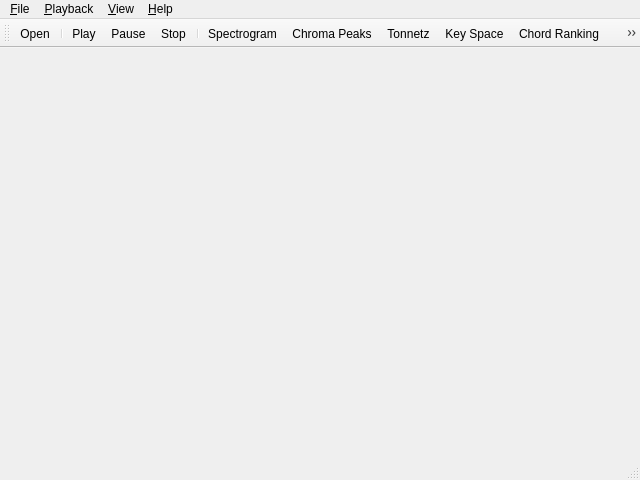
<ui version="4.0" >
 <class>MainWindow</class>
 <widget class="QMainWindow" name="MainWindow" >
  <property name="geometry" >
   <rect>
    <x>0</x>
    <y>0</y>
    <width>640</width>
    <height>480</height>
   </rect>
  </property>
  <property name="sizePolicy" >
   <sizepolicy vsizetype="Preferred" hsizetype="Preferred" >
    <horstretch>0</horstretch>
    <verstretch>0</verstretch>
   </sizepolicy>
  </property>
  <property name="windowTitle" >
   <string>Chordata</string>
  </property>
  <property name="windowIcon" >
   <iconset resource="images.qrc" >
    <normaloff>:/icons/images/segmentation.svg</normaloff>:/icons/images/segmentation.svg</iconset>
  </property>
  <widget class="QWidget" name="centralwidget" />
  <widget class="QMenuBar" name="menubar" >
   <property name="geometry" >
    <rect>
     <x>0</x>
     <y>0</y>
     <width>640</width>
     <height>31</height>
    </rect>
   </property>
   <widget class="QMenu" name="menuFile" >
    <property name="title" >
     <string>&amp;File</string>
    </property>
    <widget class="QMenu" name="menuOpenRecent" >
     <property name="title" >
      <string>Open &amp;recent</string>
     </property>
    </widget>
    <addaction name="fileOpenAction" />
    <addaction name="menuOpenRecent" />
    <addaction name="separator" />
    <addaction name="fileExitAction" />
   </widget>
   <widget class="QMenu" name="menuPlayback" >
    <property name="title" >
     <string>&amp;Playback</string>
    </property>
    <addaction name="playbackPlayAction" />
    <addaction name="playbackPauseAction" />
    <addaction name="playbackStopAction" />
   </widget>
   <widget class="QMenu" name="menu_View" >
    <property name="title" >
     <string>&amp;View</string>
    </property>
    <addaction name="viewSpectrogramAction" />
    <addaction name="viewChromaPeaksAction" />
    <addaction name="viewTonnetzAction" />
    <addaction name="viewKeySpaceAction" />
    <addaction name="viewChordRankingAction" />
    <addaction name="viewSegmentationAction" />
    <addaction name="viewPianoAction" />
   </widget>
   <widget class="QMenu" name="menu_Help" >
    <property name="title" >
     <string>&amp;Help</string>
    </property>
    <addaction name="helpOnlineTutorialAction" />
    <addaction name="helpWhatsThisAction" />
    <addaction name="helpAboutAction" />
   </widget>
   <addaction name="menuFile" />
   <addaction name="menuPlayback" />
   <addaction name="menu_View" />
   <addaction name="menu_Help" />
  </widget>
  <widget class="QStatusBar" name="statusbar" />
  <widget class="QToolBar" name="toolBar" >
   <property name="windowTitle" >
    <string>toolBar</string>
   </property>
   <attribute name="toolBarArea" >
    <enum>TopToolBarArea</enum>
   </attribute>
   <attribute name="toolBarBreak" >
    <bool>false</bool>
   </attribute>
   <addaction name="fileOpenAction" />
   <addaction name="separator" />
   <addaction name="playbackPlayAction" />
   <addaction name="playbackPauseAction" />
   <addaction name="playbackStopAction" />
   <addaction name="separator" />
   <addaction name="viewSpectrogramAction" />
   <addaction name="viewChromaPeaksAction" />
   <addaction name="viewTonnetzAction" />
   <addaction name="viewKeySpaceAction" />
   <addaction name="viewChordRankingAction" />
   <addaction name="viewSegmentationAction" />
   <addaction name="viewPianoAction" />
   <addaction name="separator" />
   <addaction name="helpOnlineTutorialAction" />
   <addaction name="helpWhatsThisAction" />
  </widget>
  <action name="fileOpenAction" >
   <property name="icon" >
    <iconset resource="images.qrc" >
     <normaloff>:/icons/images/fileopen.png</normaloff>:/icons/images/fileopen.png</iconset>
   </property>
   <property name="text" >
    <string>&amp;Open</string>
   </property>
   <property name="statusTip" >
    <string>Open a song</string>
   </property>
   <property name="shortcut" >
    <string>Ctrl+O</string>
   </property>
  </action>
  <action name="fileExitAction" >
   <property name="icon" >
    <iconset resource="images.qrc" >
     <normaloff>:/icons/images/exit.png</normaloff>:/icons/images/exit.png</iconset>
   </property>
   <property name="text" >
    <string>E&amp;xit</string>
   </property>
   <property name="shortcut" >
    <string>Ctrl+Q</string>
   </property>
  </action>
  <action name="playbackPlayAction" >
   <property name="icon" >
    <iconset resource="images.qrc" >
     <normaloff>:/icons/images/player_play.png</normaloff>:/icons/images/player_play.png</iconset>
   </property>
   <property name="text" >
    <string>Play</string>
   </property>
   <property name="shortcut" >
    <string>Space</string>
   </property>
  </action>
  <action name="playbackStopAction" >
   <property name="icon" >
    <iconset resource="images.qrc" >
     <normaloff>:/icons/images/player_stop.png</normaloff>:/icons/images/player_stop.png</iconset>
   </property>
   <property name="text" >
    <string>Stop</string>
   </property>
   <property name="shortcut" >
    <string>Esc</string>
   </property>
  </action>
  <action name="playbackPauseAction" >
   <property name="icon" >
    <iconset resource="images.qrc" >
     <normaloff>:/icons/images/player_pause.png</normaloff>:/icons/images/player_pause.png</iconset>
   </property>
   <property name="text" >
    <string>Pause</string>
   </property>
  </action>
  <action name="helpOnlineTutorialAction" >
   <property name="icon" >
    <iconset resource="images.qrc" >
     <normaloff>:/icons/images/help.png</normaloff>:/icons/images/help.png</iconset>
   </property>
   <property name="text" >
    <string>Online &amp;tutorial</string>
   </property>
   <property name="shortcut" >
    <string>F1</string>
   </property>
  </action>
  <action name="helpWhatsThisAction" >
   <property name="icon" >
    <iconset resource="images.qrc" >
     <normaloff>:/icons/images/contexthelp.png</normaloff>:/icons/images/contexthelp.png</iconset>
   </property>
   <property name="text" >
    <string>&amp;What's this</string>
   </property>
   <property name="shortcut" >
    <string>Shift+F1</string>
   </property>
  </action>
  <action name="helpAboutAction" >
   <property name="text" >
    <string>&amp;About</string>
   </property>
  </action>
  <action name="viewChromaPeaksAction" >
   <property name="checkable" >
    <bool>true</bool>
   </property>
   <property name="icon" >
    <iconset resource="images.qrc" >
     <normaloff>:/icons/images/polarchromapeaks.svg</normaloff>:/icons/images/polarchromapeaks.svg</iconset>
   </property>
   <property name="text" >
    <string>Chroma &amp;Peaks</string>
   </property>
  </action>
  <action name="viewTonnetzAction" >
   <property name="checkable" >
    <bool>true</bool>
   </property>
   <property name="icon" >
    <iconset resource="images.qrc" >
     <normaloff>:/icons/images/tonnetz.svg</normaloff>:/icons/images/tonnetz.svg</iconset>
   </property>
   <property name="text" >
    <string>&amp;Tonnetz</string>
   </property>
  </action>
  <action name="viewKeySpaceAction" >
   <property name="checkable" >
    <bool>true</bool>
   </property>
   <property name="icon" >
    <iconset resource="images.qrc" >
     <normaloff>:/icons/images/keyspace.svg</normaloff>:/icons/images/keyspace.svg</iconset>
   </property>
   <property name="text" >
    <string>&amp;Key Space</string>
   </property>
  </action>
  <action name="viewChordRankingAction" >
   <property name="checkable" >
    <bool>true</bool>
   </property>
   <property name="icon" >
    <iconset resource="images.qrc" >
     <normaloff>:/icons/images/chordranking.svg</normaloff>:/icons/images/chordranking.svg</iconset>
   </property>
   <property name="text" >
    <string>Chord &amp;Ranking</string>
   </property>
  </action>
  <action name="viewSegmentationAction" >
   <property name="checkable" >
    <bool>true</bool>
   </property>
   <property name="icon" >
    <iconset resource="images.qrc" >
     <normaloff>:/icons/images/segmentation.svg</normaloff>:/icons/images/segmentation.svg</iconset>
   </property>
   <property name="text" >
    <string>&amp;Segmentation</string>
   </property>
  </action>
  <action name="viewSpectrogramAction" >
   <property name="checkable" >
    <bool>true</bool>
   </property>
   <property name="icon" >
    <iconset resource="images.qrc" >
     <normaloff>:/icons/images/spectrogram.svg</normaloff>:/icons/images/spectrogram.svg</iconset>
   </property>
   <property name="text" >
    <string>Spectrogram</string>
   </property>
  </action>
  <action name="actionRealTimeCapture" >
   <property name="checkable" >
    <bool>true</bool>
   </property>
   <property name="enabled" >
    <bool>false</bool>
   </property>
   <property name="icon" >
    <iconset resource="images.qrc" >
     <normaloff>:/icons/images/mix_microphone.png</normaloff>:/icons/images/mix_microphone.png</iconset>
   </property>
   <property name="text" >
    <string>Real time capture</string>
   </property>
  </action>
  <action name="viewPianoAction" >
   <property name="checkable" >
    <bool>true</bool>
   </property>
   <property name="icon" >
    <iconset resource="images.qrc" >
     <normaloff>:/icons/images/piano.svg</normaloff>:/icons/images/piano.svg</iconset>
   </property>
   <property name="text" >
    <string>&amp;Piano</string>
   </property>
  </action>
 </widget>
 <resources>
  <include location="images.qrc" />
 </resources>
 <connections/>
</ui>
